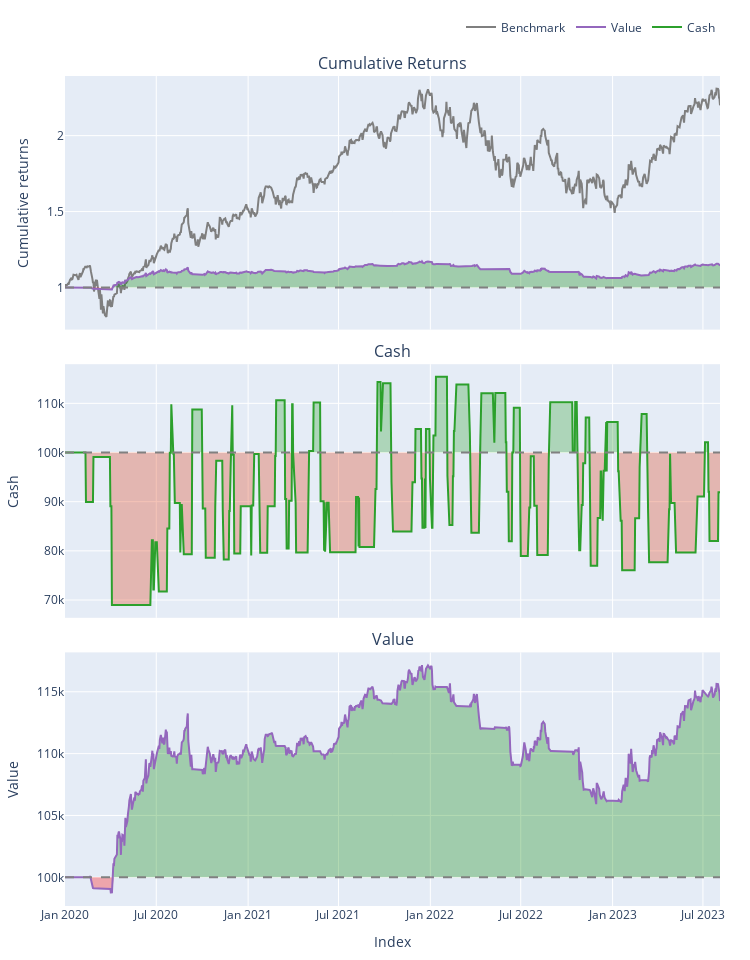

Source (notebook cell):
### Code cell
unified_portfolio.plot(group_by=True, subplots=["cum_returns","cash","value"]).show()

### Figure 1 — Plotly figure (JSON) as saved in the notebook; plotly's stock layout.template omitted (floating-point values rounded to 4 significant figures; data arrays with more than 128 entries replaced by an {"elided": "..."} marker saying what was removed)
{"data": [{"legendgroup": "0", "line": {"color": "#7f7f7f"}, "name": "Benchmark", "showlegend": true, "type": "scatter", "uid": "70153ccf-a6bd-49cd-8c43-705ab3d8eada", "x": {"elided": "905 str values"}, "xaxis": "x", "y": {"elided": "905 float values"}, "yaxis": "y"}, {"hoverinfo": "skip", "legendgroup": "1", "line": {"color": "rgba(0, 0, 0, 0)", "width": 0}, "opacity": 0, "showlegend": false, "type": "scatter", "uid": "d0cfde06-4c83-4d7b-ba85-483043e89de7", "x": {"elided": "905 str values"}, "xaxis": "x", "y": {"elided": "905 int values"}, "yaxis": "y"}, {"connectgaps": false, "fill": "tonexty", "fillcolor": "rgba(0, 128, 0, 0.3)", "hoverinfo": "skip", "legendgroup": "1", "line": {"color": "rgba(0, 0, 0, 0)", "width": 0}, "opacity": 0, "showlegend": false, "type": "scatter", "uid": "155a538f-0935-4552-8186-cc1fa1f96bf0", "x": {"elided": "905 str values"}, "xaxis": "x", "y": {"elided": "905 float values"}, "yaxis": "y"}, {"hoverinfo": "skip", "legendgroup": "1", "line": {"color": "rgba(0, 0, 0, 0)", "width": 0}, "opacity": 0, "showlegend": false, "type": "scatter", "uid": "5f44e281-1ede-4441-85e0-a7fab046bedc", "x": {"elided": "905 str values"}, "xaxis": "x", "y": {"elided": "905 int values"}, "yaxis": "y"}, {"connectgaps": false, "fill": "tonexty", "fillcolor": "rgba(255, 0, 0, 0.3)", "hoverinfo": "skip", "legendgroup": "1", "line": {"color": "rgba(0, 0, 0, 0)", "width": 0}, "opacity": 0, "showlegend": false, "type": "scatter", "uid": "08d647b2-38c1-4aab-8eb2-6581f9c3e7b6", "x": {"elided": "905 str values"}, "xaxis": "x", "y": {"elided": "905 float values"}, "yaxis": "y"}, {"legendgroup": "2", "line": {"color": "#9467bd"}, "name": "Value", "showlegend": true, "type": "scatter", "uid": "696380ab-ff73-4c0d-9075-cfad60bf3983", "x": {"elided": "905 str values"}, "xaxis": "x", "y": {"elided": "905 float values"}, "yaxis": "y"}, {"hoverinfo": "skip", "legendgroup": "1", "line": {"color": "rgba(0, 0, 0, 0)", "width": 0}, "opacity": 0, "showlegend": false, "type": "scatter", "uid": "4b5fe119-c222-45c9-b5a3-7c03769e059f", "x": {"elided": "905 str values"}, "xaxis": "x", "y": {"elided": "905 int values"}, "yaxis": "y"}, {"hoverinfo": "skip", "legendgroup": "1", "line": {"color": "rgba(0, 0, 0, 0)", "width": 0}, "opacity": 0, "showlegend": false, "type": "scatter", "uid": "66927abd-5fcc-4fc0-8e62-f2c7da6c0218", "x": {"elided": "905 str values"}, "xaxis": "x2", "y": {"elided": "905 int values"}, "yaxis": "y2"}, {"connectgaps": false, "fill": "tonexty", "fillcolor": "rgba(44,160,44,0.3000)", "hoverinfo": "skip", "legendgroup": "1", "line": {"color": "rgba(0, 0, 0, 0)", "width": 0}, "opacity": 0, "showlegend": false, "type": "scatter", "uid": "d77e382c-a657-4b2b-bf04-d0ad19516458", "x": {"elided": "905 str values"}, "xaxis": "x2", "y": {"elided": "905 float values"}, "yaxis": "y2"}, {"hoverinfo": "skip", "legendgroup": "1", "line": {"color": "rgba(0, 0, 0, 0)", "width": 0}, "opacity": 0, "showlegend": false, "type": "scatter", "uid": "c0faab18-e83b-46ca-a2f4-465a04155fdb", "x": {"elided": "905 str values"}, "xaxis": "x2", "y": {"elided": "905 int values"}, "yaxis": "y2"}, {"connectgaps": false, "fill": "tonexty", "fillcolor": "rgba(220,57,18,0.3000)", "hoverinfo": "skip", "legendgroup": "1", "line": {"color": "rgba(0, 0, 0, 0)", "width": 0}, "opacity": 0, "showlegend": false, "type": "scatter", "uid": "902c0299-f939-444f-ad33-49b796ba682e", "x": {"elided": "905 str values"}, "xaxis": "x2", "y": {"elided": "905 float values"}, "yaxis": "y2"}, {"legendgroup": "3", "line": {"color": "#2ca02c"}, "name": "Cash", "showlegend": true, "type": "scatter", "uid": "9ee9b3a5-9643-4b11-89d1-562349cbdbe7", "x": {"elided": "905 str values"}, "xaxis": "x2", "y": {"elided": "905 float values"}, "yaxis": "y2"}, {"hoverinfo": "skip", "legendgroup": "1", "line": {"color": "rgba(0, 0, 0, 0)", "width": 0}, "opacity": 0, "showlegend": false, "type": "scatter", "uid": "81958e38-541a-4a04-9c31-4a6620c791a6", "x": {"elided": "905 str values"}, "xaxis": "x2", "y": {"elided": "905 int values"}, "yaxis": "y2"}, {"hoverinfo": "skip", "legendgroup": "1", "line": {"color": "rgba(0, 0, 0, 0)", "width": 0}, "opacity": 0, "showlegend": false, "type": "scatter", "uid": "25a1ca26-0f50-408d-8af7-b02748e5eb07", "x": {"elided": "905 str values"}, "xaxis": "x3", "y": {"elided": "905 int values"}, "yaxis": "y3"}, {"connectgaps": false, "fill": "tonexty", "fillcolor": "rgba(0, 128, 0, 0.3)", "hoverinfo": "skip", "legendgroup": "1", "line": {"color": "rgba(0, 0, 0, 0)", "width": 0}, "opacity": 0, "showlegend": false, "type": "scatter", "uid": "979e48ea-e846-4aee-8dc2-d3d36e9fb997", "x": {"elided": "905 str values"}, "xaxis": "x3", "y": {"elided": "905 float values"}, "yaxis": "y3"}, {"hoverinfo": "skip", "legendgroup": "1", "line": {"color": "rgba(0, 0, 0, 0)", "width": 0}, "opacity": 0, "showlegend": false, "type": "scatter", "uid": "582effe3-9878-47d6-9ea4-5d738d9bcd12", "x": {"elided": "905 str values"}, "xaxis": "x3", "y": {"elided": "905 int values"}, "yaxis": "y3"}, {"connectgaps": false, "fill": "tonexty", "fillcolor": "rgba(255, 0, 0, 0.3)", "hoverinfo": "skip", "legendgroup": "1", "line": {"color": "rgba(0, 0, 0, 0)", "width": 0}, "opacity": 0, "showlegend": false, "type": "scatter", "uid": "6ac3ce75-f25b-4ee9-a793-a8c1942d0328", "x": {"elided": "905 str values"}, "xaxis": "x3", "y": {"elided": "905 float values"}, "yaxis": "y3"}, {"legendgroup": "2", "line": {"color": "#9467bd"}, "name": "Value", "showlegend": false, "type": "scatter", "uid": "6272c9b7-966b-470b-8e43-a8b1e4c71d1d", "x": {"elided": "905 str values"}, "xaxis": "x3", "y": {"elided": "905 float values"}, "yaxis": "y3"}, {"hoverinfo": "skip", "legendgroup": "1", "line": {"color": "rgba(0, 0, 0, 0)", "width": 0}, "opacity": 0, "showlegend": false, "type": "scatter", "uid": "9a2af8b4-2f82-44c0-8432-ab138457461e", "x": {"elided": "905 str values"}, "xaxis": "x3", "y": {"elided": "905 int values"}, "yaxis": "y3"}], "layout": {"annotations": [{"font": {"size": 16}, "showarrow": false, "text": "Cumulative Returns", "x": 0.5, "xanchor": "center", "xref": "paper", "y": 1, "yanchor": "bottom", "yref": "paper"}, {"font": {"size": 16}, "showarrow": false, "text": "Cash", "x": 0.5, "xanchor": "center", "xref": "paper", "y": 0.6528, "yanchor": "bottom", "yref": "paper"}, {"font": {"size": 16}, "showarrow": false, "text": "Value", "x": 0.5, "xanchor": "center", "xref": "paper", "y": 0.3056, "yanchor": "bottom", "yref": "paper"}], "height": 960, "legend": {"orientation": "h", "traceorder": "normal", "x": 1, "xanchor": "right", "y": 1.042, "yanchor": "bottom"}, "margin": {"b": 30, "l": 30, "r": 30, "t": 30}, "shapes": [{"line": {"color": "gray", "dash": "dash"}, "type": "line", "x0": 0, "x1": 1, "xref": "paper", "y0": 1, "y1": 1, "yref": "y"}, {"line": {"color": "gray", "dash": "dash"}, "type": "line", "x0": 0, "x1": 1, "xref": "paper", "y0": 100000, "y1": 100000, "yref": "y2"}, {"line": {"color": "gray", "dash": "dash"}, "type": "line", "x0": 0, "x1": 1, "xref": "paper", "y0": 100000, "y1": 100000, "yref": "y3"}], "showlegend": true, "width": 750, "xaxis": {"anchor": "y", "domain": [0, 1], "matches": "x3", "showticklabels": false}, "xaxis2": {"anchor": "y2", "domain": [0, 1], "matches": "x3", "showticklabels": false}, "xaxis3": {"anchor": "y3", "domain": [0, 1], "title": {"text": "Index"}}, "yaxis": {"anchor": "x", "domain": [0.6944, 1], "title": {"text": "Cumulative returns"}}, "yaxis2": {"anchor": "x2", "domain": [0.3472, 0.6528], "title": {"text": "Cash"}}, "yaxis3": {"anchor": "x3", "domain": [0, 0.3056], "title": {"text": "Value"}}}}
